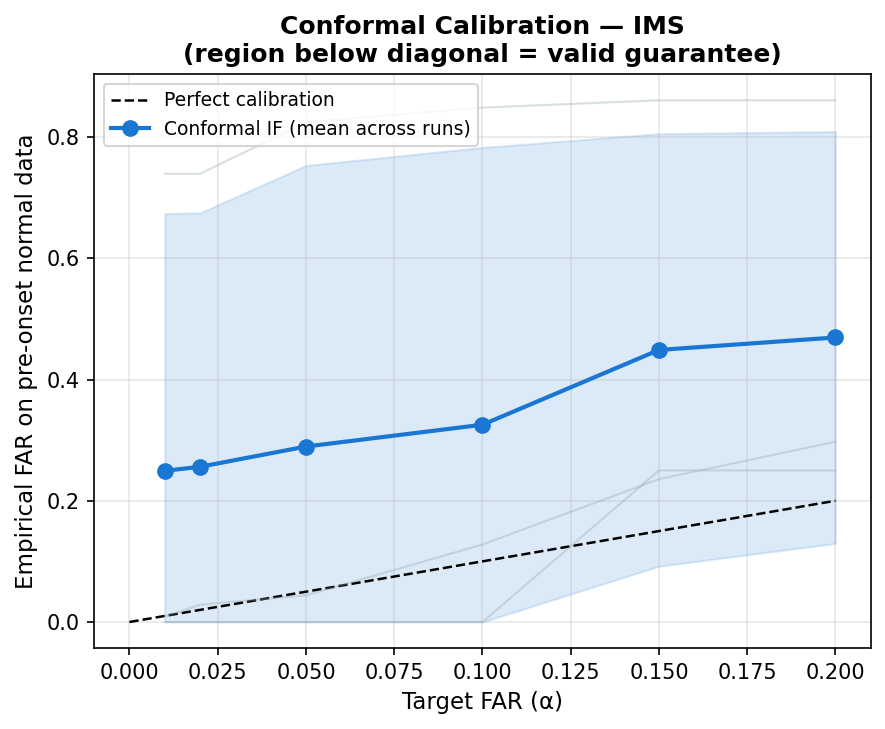
#> input picture paper/files/fig_conf_ims.png, 885 x 729 px; its folder holds 8 pictures in this run
$ python make_panels.py
#> lines starting #> are read from the running program, lines starting #| are printed output that depends on the picture
# paper/make_panels.py
"""
Compose multi-panel figures from the single-panel PNGs already used in the manuscript
(cuts batch, group B). Pixels are tiled, not re-plotted, so each panel is exactly the
figure it replaces; only a panel label strip is added above each tile.

    fig_conformal_panels.png   (a) IMS  (b) XJTU-SY  (c) FEMTO  (d) ONGC      -- 2 x 2
    fig_tradeoff_panels.png    (a) IMS  (b) XJTU-SY                          -- 1 x 2

Run from the repository root:  python paper/make_panels.py
"""
import os

import matplotlib
from PIL import Image, ImageDraw, ImageFont

FILES = os.path.join(os.path.dirname(os.path.abspath(__file__)), "files")
FONT = os.path.join(matplotlib.get_data_path(), "fonts", "ttf", "DejaVuSans-Bold.ttf")
STRIP = 44          # px label strip above each panel (panels are 150 dpi)
PAD = 12            # px gutter between panels


def compose(tiles, ncols, out):
#> called with ncols = 2, out = 'fig_conformal_panels.png'
    ims = [Image.open(os.path.join(FILES, f)).convert("RGBA") for f, _ in tiles]
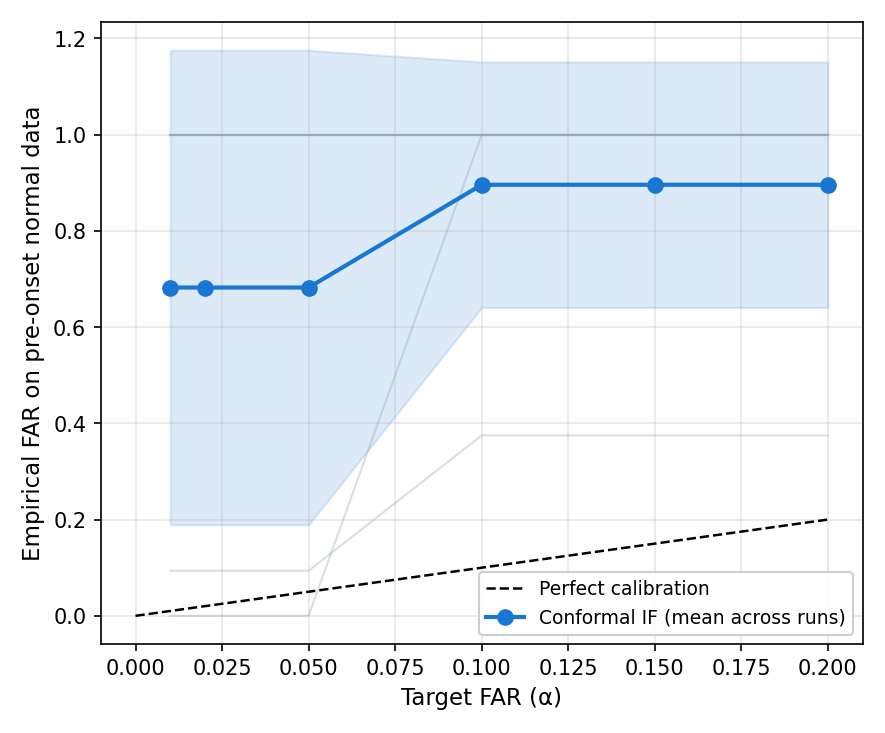
#> input picture paper/files/fig_conf_xjtu.png, 885 x 733 px
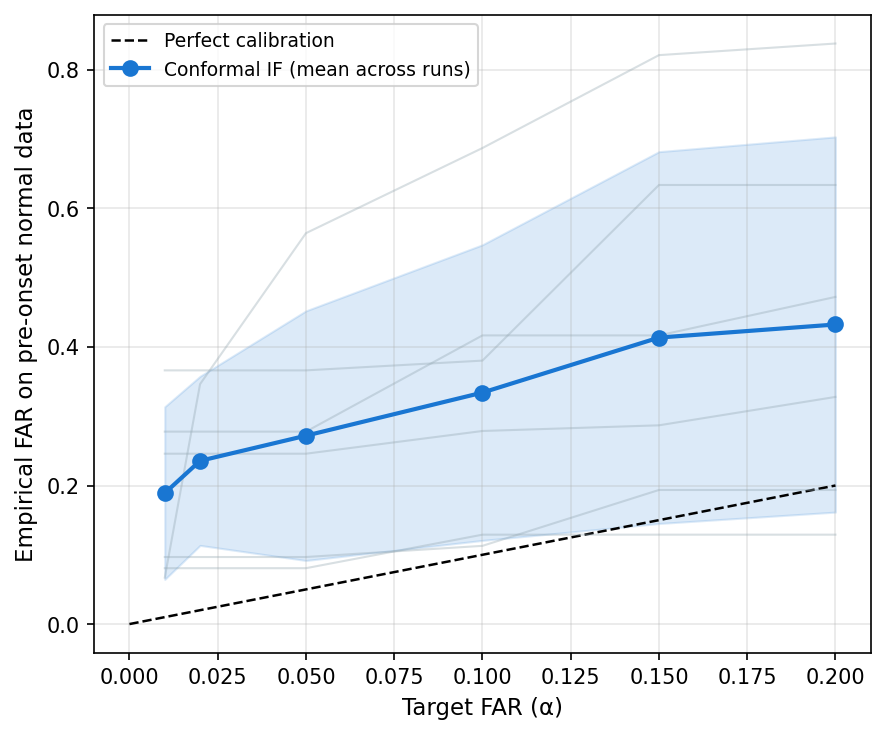
#> input picture paper/files/fig_conf_femto.png, 885 x 734 px
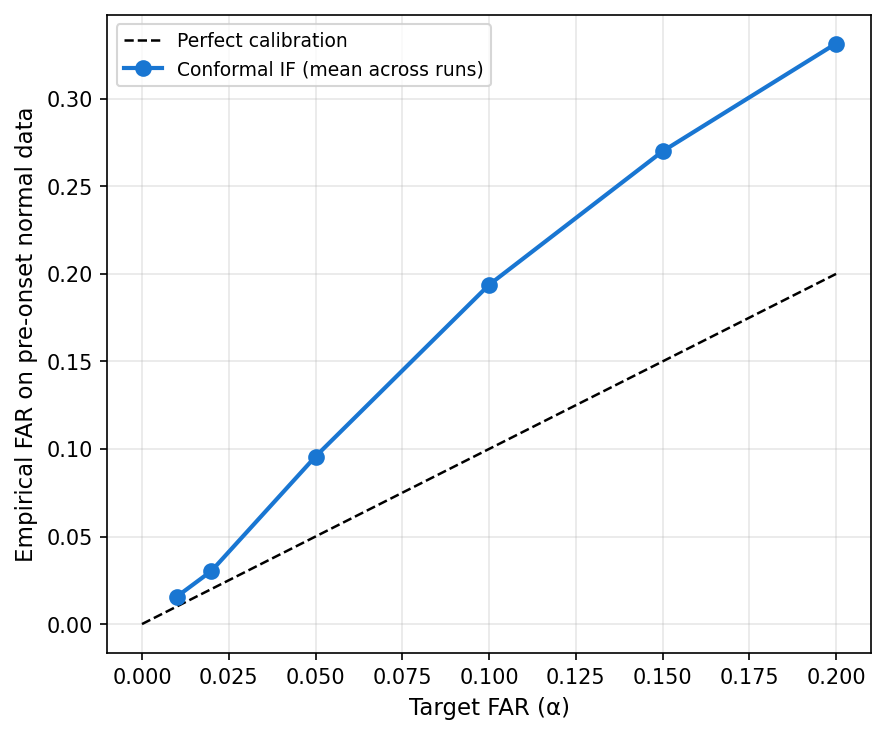
#> input picture paper/files/fig_conf_ongc.png, 885 x 734 px
    w = max(i.width for i in ims)
#> w = 885
    h = max(i.height for i in ims) + STRIP
#> h = 778
    nrows = (len(ims) + ncols - 1) // ncols
#> nrows = 2
    canvas = Image.new("RGBA", (ncols * w + (ncols - 1) * PAD, nrows * h + (nrows - 1) * PAD),
                       (255, 255, 255, 255))
#> canvas: PIL image 1782x1568 RGBA; every value is 255
    draw = ImageDraw.Draw(canvas)
    font = ImageFont.truetype(FONT, 30)
    for k, (im, (_, label)) in enumerate(zip(ims, tiles)):
        r, c = divmod(k, ncols)
        x, y = c * (w + PAD), r * (h + PAD)
        draw.text((x + 8, y + 6), label, fill=(0, 0, 0, 255), font=font)
        canvas.paste(im, (x, y + STRIP), im)
#> this loop made 4 passes
#> (label, r, c, x, y) on passes 1 to 4: ('(a) IMS', 0, 0, 0, 0), ('(b) XJTU-SY', 0, 1, 897, 0), ('(c) FEMTO/PRONOSTIA', 1, 0, 0, 790), ('(d) ONGC', 1, 1, 897, 790)
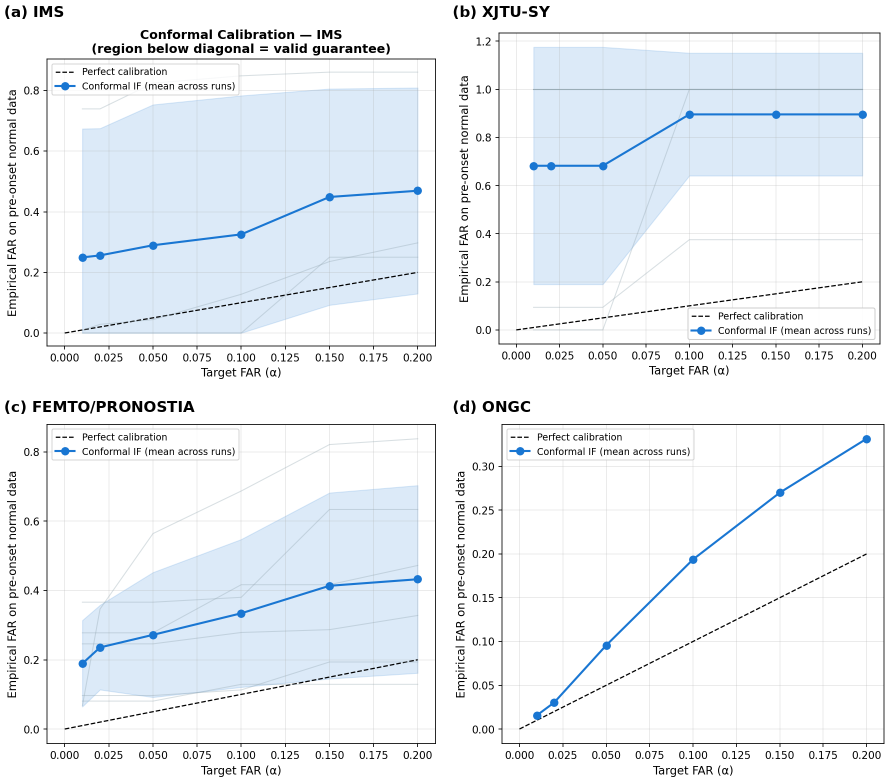
#> canvas: PIL image 1782x1568 RGBA (shown at 1/2 size); mean R, G, B, A 237.3, 241.4, 245.5, 255
    canvas.save(os.path.join(FILES, out), dpi=(150, 150))
    print("wrote", out, canvas.size)
#| wrote fig_conformal_panels.png (1782, 1568)


if __name__ == "__main__":
    compose([("fig_conf_ims.png", "(a) IMS"), ("fig_conf_xjtu.png", "(b) XJTU-SY"),
             ("fig_conf_femto.png", "(c) FEMTO/PRONOSTIA"), ("fig_conf_ongc.png", "(d) ONGC")],
            2, "fig_conformal_panels.png")
    compose([("fig_tradeoff_ims.png", "(a) IMS"), ("fig_tradeoff_xjtu.png", "(b) XJTU-SY")],
            2, "fig_tradeoff_panels.png")
#> (the run stopped early here; a loop or call above may not have finished)
